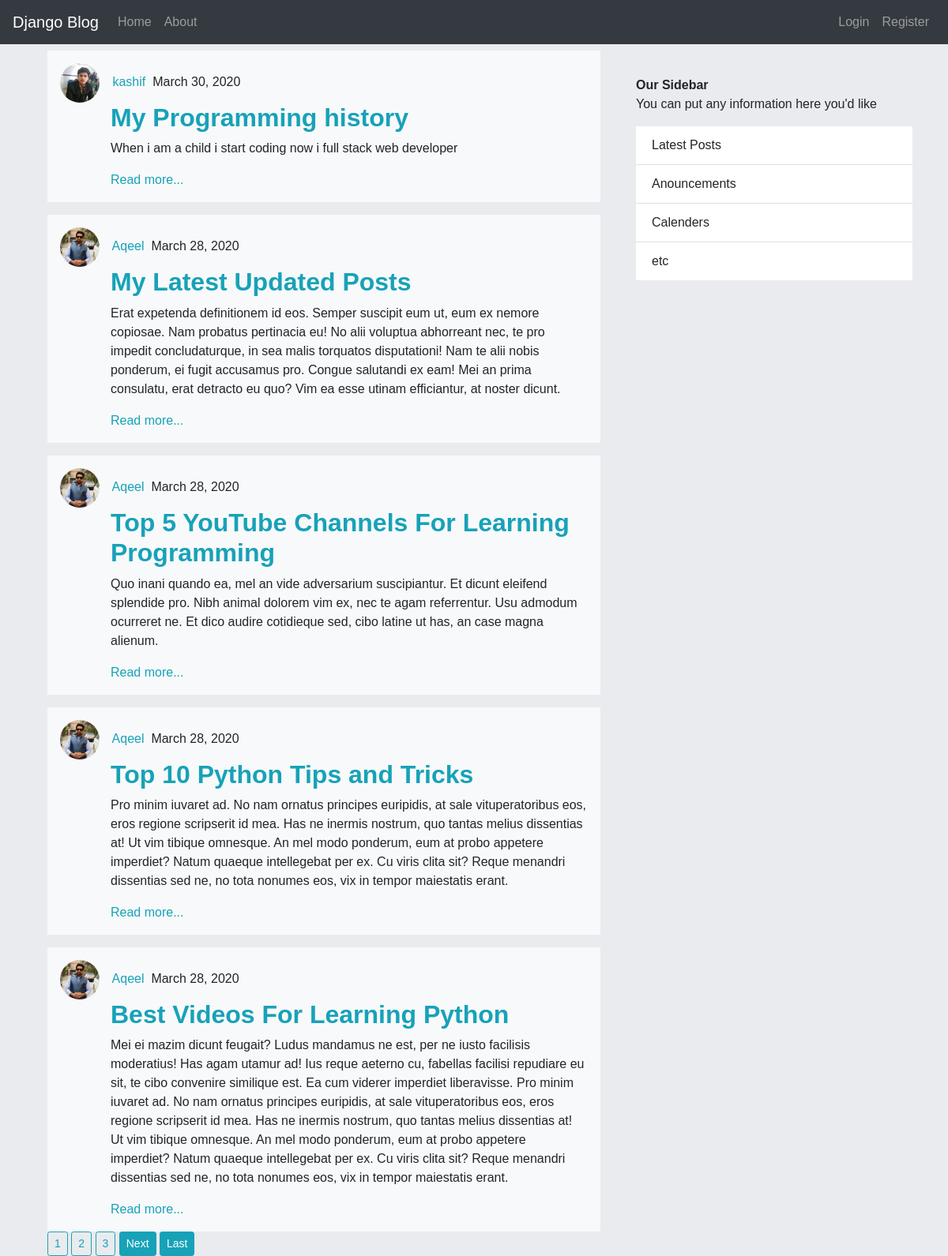
The page / on the database its author committed.
### blog/models.py (models this page shows, shortened)
class Post(models.Model):
    title = models.CharField(max_length=200)
    content = models.TextField()
    date_posted = models.DateTimeField(default=timezone.now)
    author      = models.ForeignKey(User,on_delete=models.CASCADE)

### users/models.py (models this page shows, shortened)
class Profile(models.Model):
    user  = models.OneToOneField(User,on_delete=models.CASCADE)
    image = models.ImageField(default='azadari.png', upload_to='profile_pics')

### blog/views.py (the view)
# urls.py: path('',PostListView.as_view(), name="blog-home"),
class PostListView(ListView):
    model = Post
    template_name = 'blog/home.html' #app/model_viewtype.html like blog/post_list.html
    context_object_name = 'posts'
    ordering = ['-date_posted']
    paginate_by = 5

### blog/templates/blog/home.html (shortened to what this page needs)
{% extends 'blog/base.html' %}
{% block content %}
  {% for post in posts %}
    <div class="bg-light mt-3 p-3" >
      <div data-aos="fade-right" data-aos-duration="3000">
        <img src="{{post.author.profile.image.url }}" alt="" class="img-fluid rounded-circle" width="50" height="43">
        <a href="{% url 'post-user' post.author.username %}" class="text-info">{{ post.author }}</a>
      &nbsp;{{ post.date_posted|date:'F d, Y' }}
      </div>
      <div class="ml-5 pl-3" data-aos="fade-left" data-aos-duration="3000">
        <h2 class="font-weight-bold text-info  " >{{post.title}}</h2>
        <p>{{post.content}}</p>
        <a class="text-info" href="{% url 'post-detail' post.id %}">Read more...</a>
      </div>
    </div>
  {% endfor %}
  {% if is_paginated %}
    {% for num in page_obj.paginator.page_range %}
      {% if page_obj.number == num %}
        <a href="?page={{num}}" class="btn btn-outline-info btn-sm ">{{num}}</a>
      {% elif num > page_obj.number|add:'-3' and num < page_obj.number|add:'3' %}
        <a href="?page={{num}}" class="btn btn-outline-info btn-sm ">{{num}}</a>
      {% endif %}
    {% endfor %}
    {% if page_obj.has_next %}
      <a href="?page={{page_obj.next_page_number}}" class="btn btn-outline-info btn-sm active">Next</a>
      <a href="?page={{page_obj.paginator.num_pages}}" class="btn btn-outline-info btn-sm active">Last</a>
    {% endif %}
  {% endif %}
{% endblock content %}

### blog/static/blog/css/style.css (style rules this page uses)
body { font-family: Arial, Helvetica, sans-serif; background-color: #e9ebee; }
img { margin-right: 12px; }

### rows shown on the page
Post: author.profile.image (picture), author "kashif", date_posted "March 30, 2020", title "My Programming history", content "When i am a child i start coding now i full stack web developer"
Post: author.profile.image (picture), author "Aqeel", date_posted "March 28, 2020", title "My Latest Updated Posts", content "Erat expetenda definitionem id eos. Semper suscipit eum ut, eum ex nemore copiosae. Nam probatus pertinacia eu! No alii voluptua abhorreant nec, te pro impedit concludaturque, in sea malis torquatos disputationi! Nam te alii nobis ponderum, ei fugit accusamus pro. Congue salutandi ex eam! Mei an prima consulatu, erat detracto eu quo? Vim ea esse utinam efficiantur, at noster dicunt."
Post: author.profile.image (picture), author "Aqeel", date_posted "March 28, 2020", title "Top 5 YouTube Channels For Learning Programming", content "Quo inani quando ea, mel an vide adversarium suscipiantur. Et dicunt eleifend splendide pro. Nibh animal dolorem vim ex, nec te agam referrentur. Usu admodum ocurreret ne. Et dico audire cotidieque sed, cibo latine ut has, an case magna alienum."
Post: author.profile.image (picture), author "Aqeel", date_posted "March 28, 2020", title "Top 10 Python Tips and Tricks", content "Pro minim iuvaret ad. No nam ornatus principes euripidis, at sale vituperatoribus eos, eros regione scripserit id mea. Has ne inermis nostrum, quo tantas melius dissentias at! Ut vim tibique omnesque. An mel modo ponderum, eum at probo appetere imperdiet? Natum quaeque intellegebat per ex. Cu viris clita sit? Reque menandri dissentias sed ne, no tota nonumes eos, vix in tempor maiestatis erant."
Post: author.profile.image (picture), author "Aqeel", date_posted "March 28, 2020", title "Best Videos For Learning Python", content "Mei ei mazim dicunt feugait? Ludus mandamus ne est, per ne iusto facilisis moderatius! Has agam utamur ad! Ius reque aeterno cu, fabellas facilisi repudiare eu sit, te cibo convenire similique est. Ea cum viderer imperdiet liberavisse. Pro minim iuvaret ad. No nam ornatus principes euripidis, at sale vituperatoribus eos, eros regione scripserit id mea. Has ne inermis nostrum, quo tantas melius dissentias at! Ut vim tibique omnesque. An mel modo ponderum, eum at probo appetere imperdiet? Natum quaeque intellegebat per ex. Cu viris clita sit? Reque menandri dissentias sed ne, no tota nonumes eos, vix in tempor maiestatis erant."

### other values the page prints
{{ num }} "1"
{{ num }} "2" "3"
